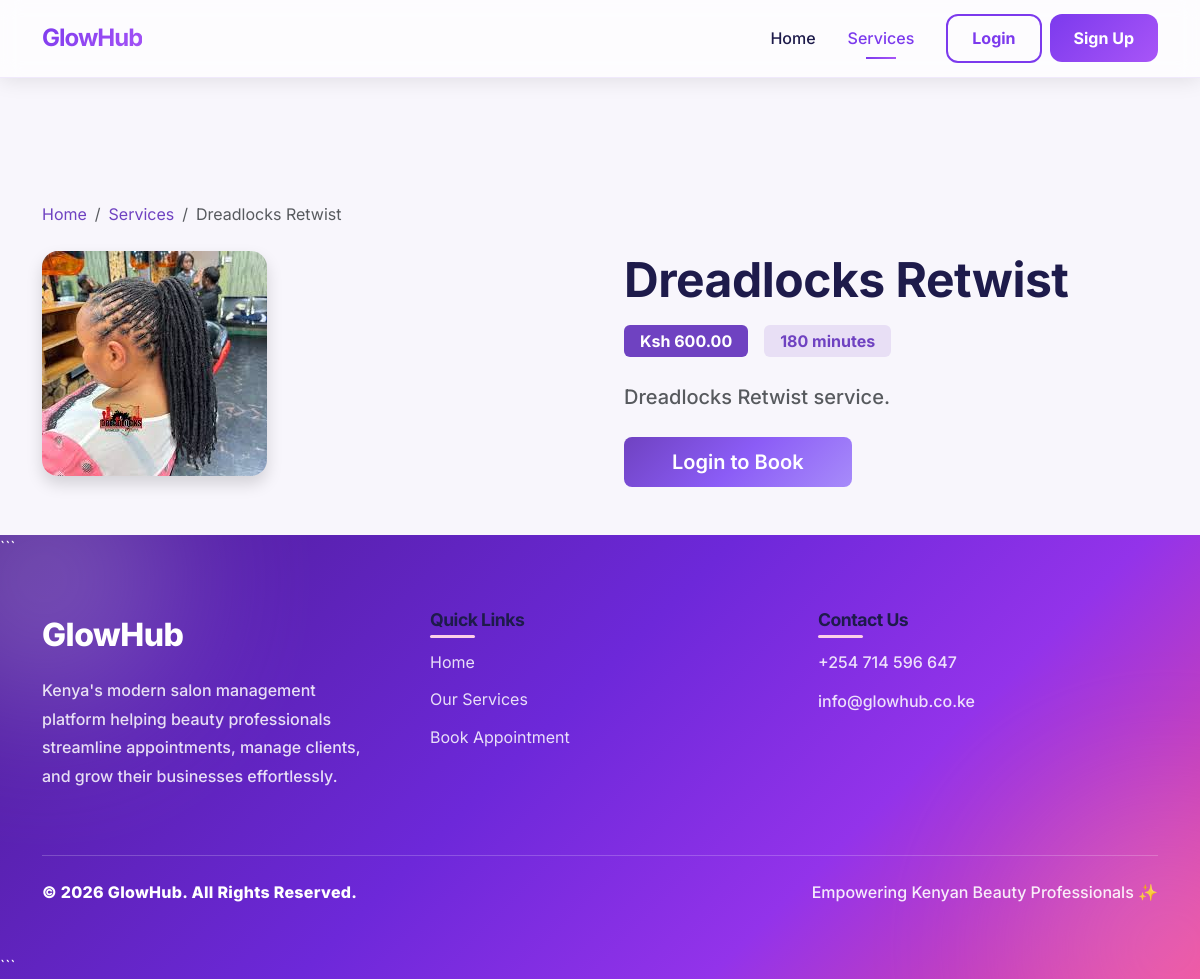
The page /services/6/ on the database its author committed.
### salon/models.py (models this page shows, shortened)
class Service(models.Model):
    CATEGORY_CHOICES = [
        ('hair', 'Hair Services'),
        ('barber', 'Barber Services'),
        ('makeup', 'Makeup Services'),
        ('nails', 'Nail Services'),
        ('facial', 'Facial & Beauty'),
        ('spa', 'Spa & Wellness'),
    ]
    name = models.CharField(max_length=200)
    description = models.TextField()
    price = models.DecimalField(max_digits=10, decimal_places=2)
    duration = models.IntegerField(help_text="Duration in minutes")
    image = models.ImageField(upload_to='services/', blank=True, null=True)
    category = models.CharField(max_length=50, choices=CATEGORY_CHOICES, default='hair')
    is_active = models.BooleanField(default=True)
    created_at = models.DateTimeField(auto_now_add=True)
    class Meta:
        ordering = ['name']

### salon/views.py (the view)
# urls.py: path('services/<int:pk>/', views.service_detail, name='service_detail'),
def service_detail(request, pk):
    service = get_object_or_404(Service, pk=pk, is_active=True)
    return render(request, 'salon/service_detail.html', {'service': service})

### salon/templates/salon/service_detail.html (shortened to what this page needs)
{% extends 'salon/base.html' %}
{% block content %}
<div class="container py-5">
    <nav aria-label="breadcrumb" class="mb-4">
        <ol class="breadcrumb">
            <li class="breadcrumb-item"><a href="{% url 'home' %}" class="text-purple text-decoration-none">Home</a></li>
            <li class="breadcrumb-item"><a href="{% url 'services' %}" class="text-purple text-decoration-none">Services</a></li>
            <li class="breadcrumb-item active">{{ service.name }}</li>
        </ol>
    </nav>
    <div class="row g-5">
        <div class="col-lg-6">
            {% if service.image %}
            <img src="{{ service.image.url }}" class="img-fluid rounded-4 shadow" alt="{{ service.name }}">
            {% else %}
            <div class="rounded-4 d-flex align-items-center justify-content-center" style="height: 400px; background: var(--purple-soft);">
            </div>
            {% endif %}
        </div>
        <div class="col-lg-6">
            <h1 class="fw-bold mb-3">{{ service.name }}</h1>
            <div class="d-flex gap-3 mb-4">
                <span class="badge bg-purple fs-6 px-3 py-2">Ksh {{ service.price }}</span>
                <span class="badge bg-purple-soft text-purple fs-6 px-3 py-2">{{ service.duration }} minutes</span>
            </div>
            <p class="text-muted fs-5">{{ service.description }}</p>
            <div class="mt-4">
                {% if user.is_authenticated %}
                <a href="{% url 'book_appointment' %}?service={{ service.pk }}" class="btn btn-purple btn-lg px-5">
                    Book This Service
                </a>
                {% else %}
                <a href="{% url 'login' %}?next={% url 'book_appointment' %}?service={{ service.pk }}" class="btn btn-purple btn-lg px-5">
                    Login to Book
                </a>
                {% endif %}
            </div>
        </div>
    </div>
</div>
{% endblock %}

### salon/static/salon/css/modern.css (style rules this page uses)
:root { --primary: #7C3AED; --primary-dark: #6D28D9; --primary-light: #A855F7; --secondary: #A855F7; --background: #F5F3FF; --dark: #1E1B4B; --white: #FFFFFF; --light-gray: #F3F4F6; --gray: #9CA3AF; --border-color: #E5E7EB; --success: #10B981; --danger: #EF4444; --warning: #F59E0B; --info: #3B82F6; --shadow-sm: 0 1px 2px rgba(0, 0, 0, 0.05); --shadow-md: 0 4px 6px rgba(0, 0, 0, 0.1); --shadow-lg: 0 10px 25px rgba(124, 58, 237, 0.15); --shadow-xl: 0 20px 40px rgba(124, 58, 237, 0.2); --transition: all 0.3s cubic-bezier(0.4, 0, 0.2, 1); }
* { margin: 0; padding: 0; box-sizing: border-box; }
html { scroll-behavior: smooth; }
body { font-family: 'Inter', 'Poppins', -apple-system, BlinkMacSystemFont, 'Segoe UI', sans-serif; background: linear-gradient(135deg, #F5F3FF 0%, #FAF5FF 100%); color: var(--dark); min-height: 100vh; line-height: 1.6; }
h1, h2, h3, h4, h5, h6 { font-weight: 700; font-family: 'Poppins', 'Inter', sans-serif; color: var(--dark); letter-spacing: -0.5px; }
h1 { font-size: 3rem; }
p { color: #6B7280; font-weight: 500; }
a { color: var(--primary); text-decoration: none; transition: var(--transition); }
.gap-3 { gap: 1rem; }

### salon/static/salon/css/style.css (style rules this page uses)
:root { --purple-primary: #6f42c1; --purple-dark: #5a32a3; --purple-light: #8b5cf6; --purple-soft: #e8dff5; --purple-gradient: linear-gradient(135deg, #6f42c1 0%, #8b5cf6 50%, #a78bfa 100%); --purple-gradient-hover: linear-gradient(135deg, #5a32a3 0%, #7c3aed 50%, #8b5cf6 100%); --lavender-bg: #f8f6fc; --card-shadow: 0 4px 20px rgba(111, 66, 193, 0.1); --card-shadow-hover: 0 8px 30px rgba(111, 66, 193, 0.15); --transition-base: all 0.3s ease; --border-radius-sm: 8px; --border-radius-md: 12px; --border-radius-lg: 16px; --border-radius-xl: 24px; }
* { font-family: 'Inter', -apple-system, BlinkMacSystemFont, sans-serif; }
body { background: var(--lavender-bg); min-height: 100vh; }
.bg-purple { background: var(--purple-primary) !important; }
.bg-purple-soft { background: var(--purple-soft) !important; }
.text-purple { color: var(--purple-primary) !important; }
.btn-purple { background: var(--purple-gradient); color: #fff; border: none; border-radius: var(--border-radius-sm); padding: 10px 24px; font-weight: 600; transition: var(--transition-base); }

### rows shown on the page
Service: name "Dreadlocks Retwist", image (picture), price "600.00", duration "180", description "Dreadlocks Retwist service."
